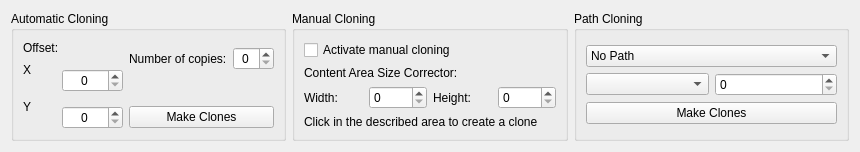
<?xml version="1.0" encoding="UTF-8"?>
<ui version="4.0">
 <class>AdvanceClone</class>
 <widget class="QWidget" name="AdvanceClone">
  <property name="geometry">
   <rect>
    <x>0</x>
    <y>0</y>
    <width>860</width>
    <height>134</height>
   </rect>
  </property>
  <property name="maximumSize">
   <size>
    <width>16777215</width>
    <height>134</height>
   </size>
  </property>
  <property name="windowTitle">
   <string>Form</string>
  </property>
  <layout class="QGridLayout" name="gridLayout_7">
   <item row="0" column="0">
    <layout class="QHBoxLayout" name="horizontalLayout">
     <item>
      <widget class="QGroupBox" name="groupBox">
       <property name="title">
        <string>Automatic Cloning</string>
       </property>
       <layout class="QGridLayout" name="gridLayout_2">
        <item row="0" column="0">
         <layout class="QGridLayout" name="gridLayout">
          <item row="0" column="0" colspan="2">
           <widget class="QLabel" name="label">
            <property name="text">
             <string>Offset:</string>
            </property>
           </widget>
          </item>
          <item row="0" column="2" rowspan="2">
           <widget class="QLabel" name="label_2">
            <property name="text">
             <string>Number of copies:</string>
            </property>
           </widget>
          </item>
          <item row="0" column="3" rowspan="2">
           <widget class="QSpinBox" name="copies">
            <property name="alignment">
             <set>Qt::AlignCenter</set>
            </property>
           </widget>
          </item>
          <item row="1" column="0">
           <widget class="QLabel" name="label_3">
            <property name="text">
             <string>X</string>
            </property>
           </widget>
          </item>
          <item row="1" column="1" rowspan="2">
           <widget class="QSpinBox" name="x">
            <property name="alignment">
             <set>Qt::AlignCenter</set>
            </property>
            <property name="maximum">
             <number>10000</number>
            </property>
           </widget>
          </item>
          <item row="2" column="0" rowspan="2">
           <widget class="QLabel" name="label_4">
            <property name="text">
             <string>Y</string>
            </property>
           </widget>
          </item>
          <item row="3" column="1">
           <widget class="QSpinBox" name="y">
            <property name="wrapping">
             <bool>false</bool>
            </property>
            <property name="alignment">
             <set>Qt::AlignCenter</set>
            </property>
            <property name="maximum">
             <number>10000</number>
            </property>
           </widget>
          </item>
          <item row="3" column="2" colspan="2">
           <widget class="QPushButton" name="makeclone">
            <property name="text">
             <string>Make Clones</string>
            </property>
           </widget>
          </item>
         </layout>
        </item>
       </layout>
      </widget>
     </item>
     <item>
      <widget class="QGroupBox" name="groupBox_2">
       <property name="title">
        <string>Manual Cloning</string>
       </property>
       <layout class="QGridLayout" name="gridLayout_4">
        <item row="0" column="0">
         <layout class="QGridLayout" name="gridLayout_3">
          <item row="0" column="0" colspan="4">
           <widget class="QCheckBox" name="checkBox">
            <property name="text">
             <string>Activate manual cloning</string>
            </property>
           </widget>
          </item>
          <item row="1" column="0" colspan="4">
           <widget class="QLabel" name="label_9">
            <property name="text">
             <string>Content Area Size Corrector:</string>
            </property>
           </widget>
          </item>
          <item row="2" column="0">
           <widget class="QLabel" name="label_10">
            <property name="text">
             <string>Width:</string>
            </property>
           </widget>
          </item>
          <item row="2" column="1">
           <widget class="QSpinBox" name="width"/>
          </item>
          <item row="2" column="2">
           <widget class="QLabel" name="label_11">
            <property name="text">
             <string>Height:</string>
            </property>
           </widget>
          </item>
          <item row="2" column="3">
           <widget class="QSpinBox" name="height"/>
          </item>
          <item row="3" column="0" colspan="4">
           <widget class="QLabel" name="label_12">
            <property name="text">
             <string>Click in the described area to create a clone</string>
            </property>
           </widget>
          </item>
         </layout>
        </item>
       </layout>
      </widget>
     </item>
     <item>
      <widget class="QGroupBox" name="groupBox_3">
       <property name="title">
        <string>Path Cloning</string>
       </property>
       <layout class="QGridLayout" name="gridLayout_6">
        <item row="0" column="0">
         <layout class="QGridLayout" name="gridLayout_5">
          <item row="0" column="0" colspan="2">
           <widget class="QComboBox" name="comboBox">
            <item>
             <property name="text">
              <string>No Path</string>
             </property>
            </item>
           </widget>
          </item>
          <item row="1" column="0">
           <widget class="QComboBox" name="comboBox_2"/>
          </item>
          <item row="1" column="1">
           <widget class="QSpinBox" name="spinBox_5"/>
          </item>
          <item row="2" column="0" colspan="2">
           <widget class="QPushButton" name="makeclone_2">
            <property name="text">
             <string>Make Clones</string>
            </property>
           </widget>
          </item>
         </layout>
        </item>
       </layout>
      </widget>
     </item>
    </layout>
   </item>
  </layout>
 </widget>
 <resources/>
 <connections/>
</ui>
